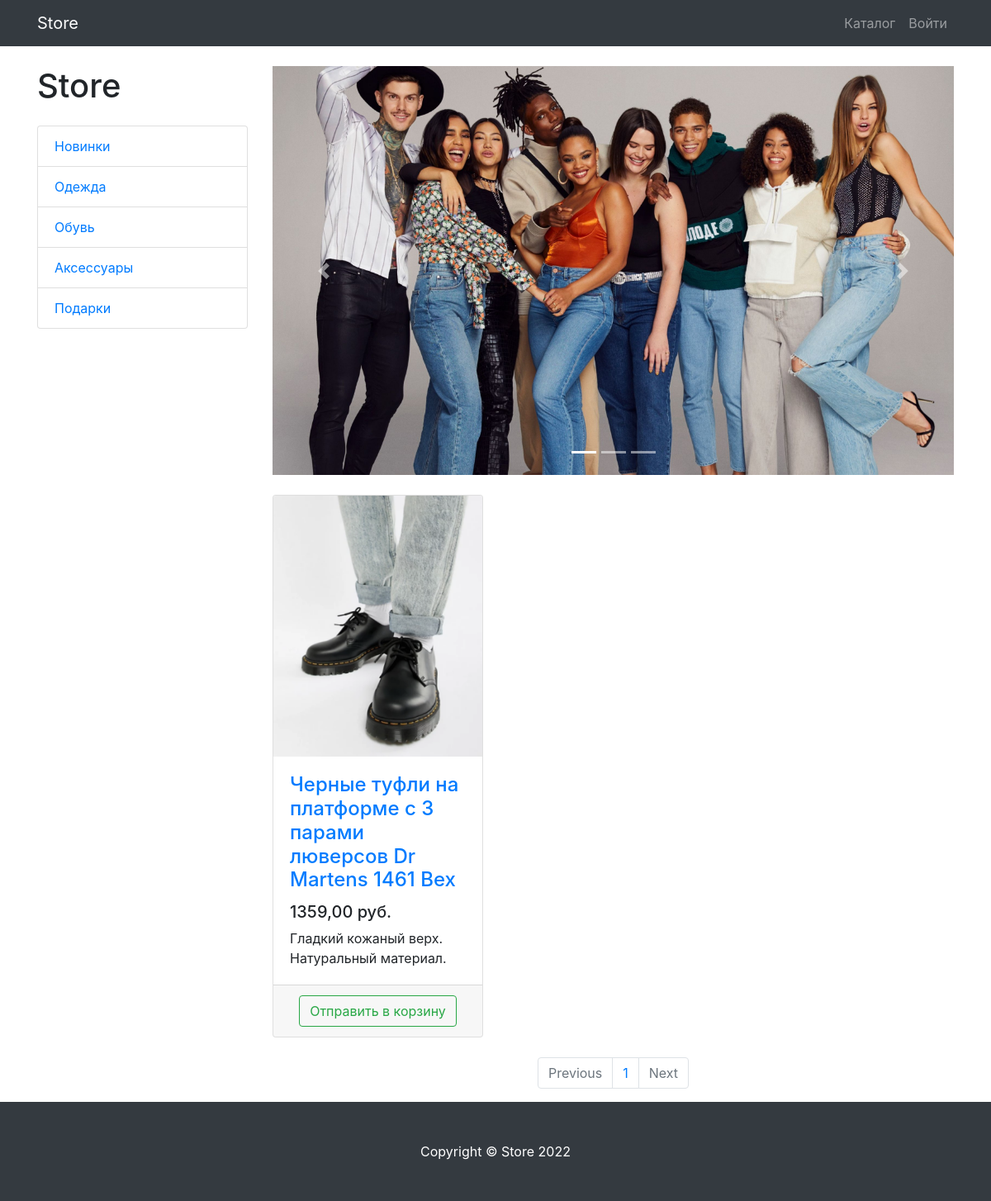
Screenshot of /products/category/4/ with the database file from the repository.
### products/models.py (models this page shows, shortened)
class ProductCategory(models.Model):
    name = models.CharField(max_length=128)
    description = models.TextField(null=True, blank=True)
    class Meta:
        verbose_name = 'Category'
        verbose_name_plural = 'Categories'

class Product(models.Model):
    name = models.CharField(max_length=256)
    description = models.TextField()
    price = models.DecimalField(max_digits=6, decimal_places=2)
    quantity = models.PositiveIntegerField(default=0)
    images = models.ImageField(upload_to='products_images')
    category = models.ForeignKey(to=ProductCategory, on_delete=models.CASCADE)
    class Meta:
        verbose_name = 'Product'
        verbose_name_plural = 'Products'

### products/views.py (the view)
# urls.py: path('', products, name='index'),
def products(request, category_id=None, page_number=1):
    prods = Product.objects.filter(category_id=category_id) if category_id else Product.objects.all()
    per_page = 3
    paginator = Paginator(prods, per_page)
    products_paginator = paginator.page(page_number)
    context = {
        'products': products_paginator,
        'categories': ProductCategory.objects.all(),
    }
    return render(request, 'products/products.html', context)

### products/templates/products/products.html (shortened to what this page needs)
{% extends 'products/base.html' %}
{% load static %}
{% block css %}
<link href="{% static 'vendor/css/products.css' %}" rel="stylesheet">
{% endblock %}
{% block content %}
<div class="container">
    <div class="row">
        <div class="col-lg-3">
            <h1 class="my-4">Store</h1>
            <div class="list-group">
                {% for cat in categories %}
                <a href="{% url 'products:category' cat.id %}" class="list-group-item">{{ cat.name }}</a>
                {% endfor %}
            </div>
        </div>
        <div class="col-lg-9">
            <div id="carouselExampleIndicators" class="carousel slide my-4" data-ride="carousel">
                <ol class="carousel-indicators">
                    <li data-target="#carouselExampleIndicators" data-slide-to="0" class="active"></li>
                    <li data-target="#carouselExampleIndicators" data-slide-to="1"></li>
                    <li data-target="#carouselExampleIndicators" data-slide-to="2"></li>
                </ol>
                <div class="carousel-inner" role="listbox">
                    <div class="carousel-item active">
                        <img class="d-block img-fluid" src="{% static 'vendor/img/slides/slide-1.jpg' %}" alt="First slide">
                    </div>
                </div>
                <a class="carousel-control-prev" href="#carouselExampleIndicators" role="button" data-slide="prev">
                    <span class="carousel-control-prev-icon" aria-hidden="true"></span>
                </a>
                <a class="carousel-control-next" href="#carouselExampleIndicators" role="button" data-slide="next">
                    <span class="carousel-control-next-icon" aria-hidden="true"></span>
                </a>
            </div>
            <div class="row">
                {% for prod in products %}
                <div class="col-lg-4 col-md-6 mb-4">
                    <div class="card h-100">
                        <a href="#">
                            <img class="card-img-top"
                                 src="{{ prod.images.url }}"
                                 alt="">
                        </a>
                        <div class="card-body">
                            <h4 class="card-title">
                                <a href="#">{{ prod.name }}</a>
                            </h4>
                            <h5>{{ prod.price }} руб.</h5>
                            <p class="card-text">{{ prod.description}}</p>
                        </div>
                        <div class="card-footer text-center">
                            <a href="{% url 'products:basket_add' prod.id %}">
                                <button type="button" class="btn btn-outline-success">Отправить в корзину</button>
                            </a>
                        </div>
                    </div>
                </div>
                {% endfor %}
            </div>
            <nav aria-label="Page navigation example">
                <ul class="pagination justify-content-center">
                    <li class="page-item {% if not products.has_previous %} disabled {% endif %}">
                        <a class="page-link"
                           href="{% if products.has_previous %} {% url 'products:paginator' products.previous_page_number %} {% else %} # {% endif %}" tabindex="-1" aria-disabled="true">
                            Previous
                        </a>
                    </li>
                    {% for page in products.paginator.page_range %}
                    <li class="page-item">
                        <a class="page-link" href="{% url 'products:paginator' page %}">
                            {{ page }}
                        </a>
                    </li>
                    {% endfor %}
                    <li class="page-item {% if not products.has_next %} disabled {% endif %}">
                        <a class="page-link"
                           href="{% if products.has_next %} {% url 'products:paginator' products.next_page_number %} {% else %} # {% endif %}">
                            Next
                        </a>
                    </li>
                </ul>
            </nav>
        </div>
    </div>
</div>
{% endblock %}
{% block footer %}
<footer class="py-5 bg-dark">
    <div class="container">
        <p class="m-0 text-center text-white">Copyright &copy; Store 2022</p>
    </div>
</footer>
{% endblock %}

### rows the page displays
ProductCategory: name "Новинки"
ProductCategory: name "Одежда"
ProductCategory: name "Обувь"
ProductCategory: name "Аксессуары"
ProductCategory: name "Подарки"
Product: images (picture), name "Черные туфли на платформе с 3 парами люверсов Dr Martens 1461 Bex", price "1359,00", description "Гладкий кожаный верх. Натуральный материал."

### other values shown
{{ page }} "1"
